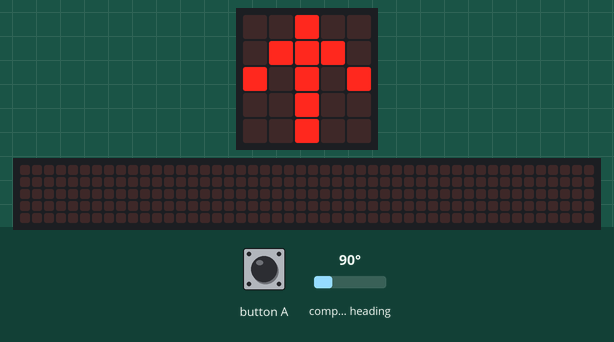
Simulated run of this program. Board: BBC micro:bit (MakeCode). Shown: the board's 5×5 LED display, a strip that is not on the board, showing the scrolling text unrolled. Inputs (shaded band) come from the test bench; at power-on: compass heading 90°. The 48×5 strip is a reading aid, not a part: it shows the text the display is scrolling, unrolled, one strip-width of it at a time; the compass is already calibrated.

Above: at 1.2 s.
1.3 s: button A pressed for 0.15 s
At 1.92 s:
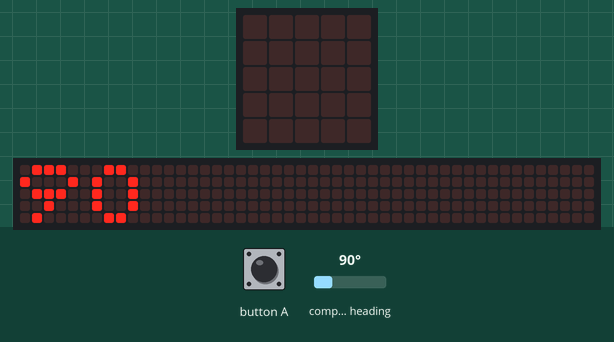
2.0 s: compass heading set to 310°
5.3 s: compass heading set to 317°
At 6.9 s:
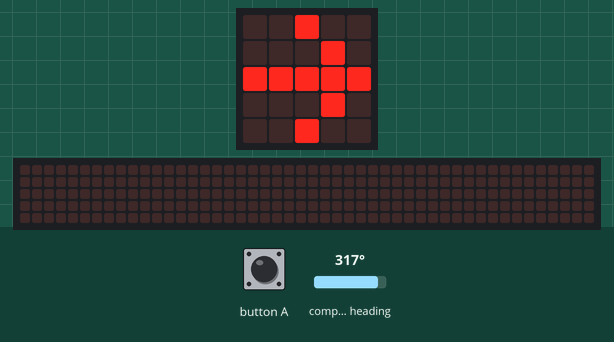
7.2 s: button A pressed for 0.15 s
At 7.84 s:
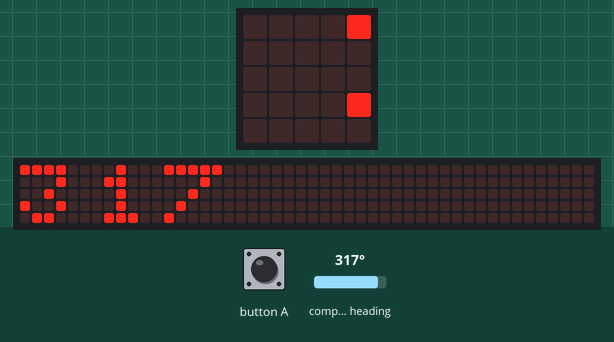
7.9 s: compass heading set to 7°
9.4 s: button A pressed for 0.15 s
At 11.6 s:
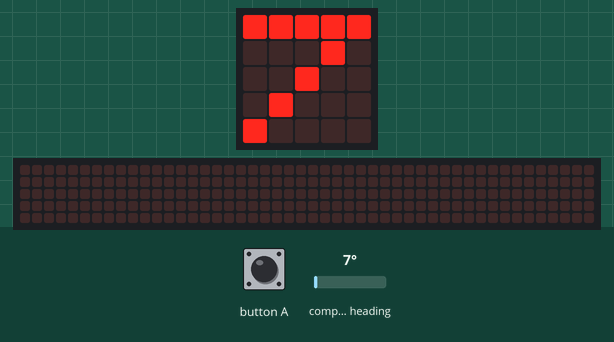
Timing chart, 0 to 12.7 s (numbered marks = the images above; inputs shaded):
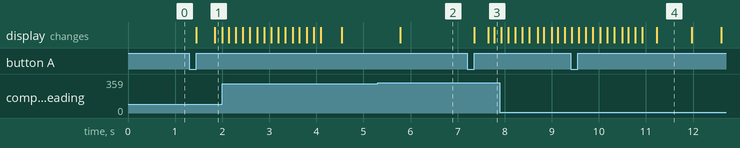

The program:

main.ts
```typescript
let grader = 0
input.onButtonPressed(Button.A, function () {
    basic.clearScreen()
    grader = input.compassHeading()
    basic.showNumber(grader)
})
basic.forever(function () {
    if (input.compassHeading() < 315 || input.compassHeading() < 45) {
        basic.showArrow(ArrowNames.North)
    } else if (input.compassHeading() < 45 || input.compassHeading() < 135) {
        basic.showArrow(ArrowNames.West)
    } else if (input.compassHeading() < 135 || input.compassHeading() < 225) {
        basic.showArrow(ArrowNames.South)
    } else if (true) {
        basic.showArrow(ArrowNames.East)
    }
})
```

test.ts
```typescript
// test ender her, dette bliver ikke kompileret, når denne pakke bruges som en udvidelse.
```

Measured:
- the behaviour switches between 314 and 315° on compass heading (found by bisection; images 1 and 2)
- after the input at 1.3 s, the display: first changes after 0.15 s (image 1 shows a later state)
- after the input at 5.3 s, the display: changes after 0.48 s (image 2)
- after the input at 7.2 s, the display: first changes after 0.15 s (image 3 shows a later state)
- after the input at 9.4 s, the display: first differs from a run without the input after 1.8 s (image 4)
